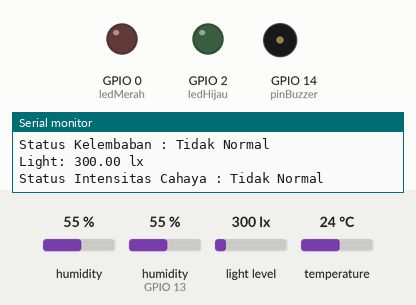
This sketch was run on a simulated ESP8266 (NodeMCU). On the bench: output pins drawn as LEDs (lit = HIGH), buzzer (waves = sounding), the last lines printed to the serial monitor. The test bench sets the inputs (shaded band); at power-on: humidity 55 %, light level 300 lx, temperature 24 °C, humidity (sensor on GPIO 13) 55 %. WiFi joins after 1.5 s; servers stay silent unless stated.

Above: at 3.2 s.
3.3 s: humidity (sensor 0) set to 68 %
8.2 s: light level set to 56 lx
13.1 s: light level set to 48 lx
At 15.2 s:
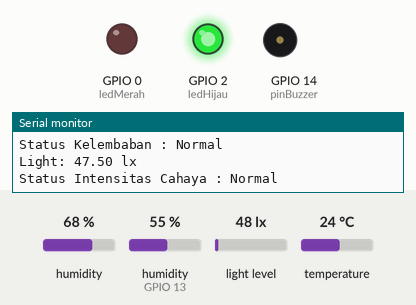
18.0 s: temperature set to 21 °C
22.9 s: temperature set to 18 °C
At 24.7 s:
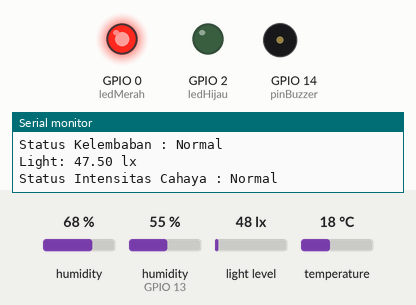
29.7 s: temperature set to 28 °C
At 33.7 s:
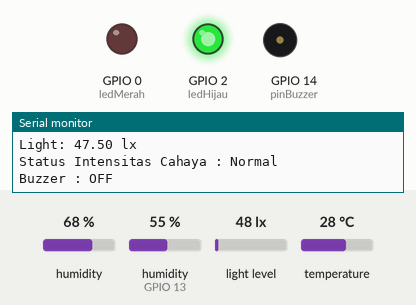
Timing chart, 0 to 35.2 s (numbered marks = the images above; inputs shaded):
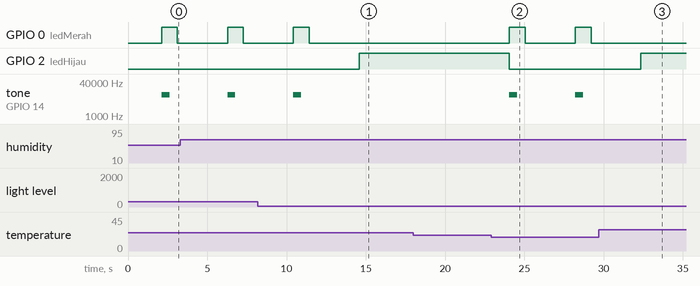

Measured:
- the behaviour switches between 51 and 50 lx on light level (found by bisection; images 0 and 1)
- the behaviour switches between 20 and 19 °C on temperature (found by bisection; images 1 and 2)
- after the input at 13.1 s, GPIO 0 (ledMerah): stays LOW (without the input it goes to HIGH after 1.5 s); GPIO 2 (ledHijau): LOW → HIGH after 1.5 s; tone on GPIO 14 (pinBuzzer): stays silent (without the input it goes to 10000 Hz after 1.5 s)
- after the input at 22.9 s, GPIO 0 (ledMerah): alternates HIGH for 1.0 s and LOW for 3.2 s, starting after 1.2 s; GPIO 2 (ledHijau): HIGH → LOW after 1.2 s; tone on GPIO 14 (pinBuzzer): alternates 10000 Hz for 0.50 s and silent for 3.7 s, starting after 1.2 s
- after the input at 29.7 s, GPIO 0 (ledMerah): stays LOW (without the input it goes to HIGH after 2.7 s); GPIO 2 (ledHijau): LOW → HIGH after 2.7 s; tone on GPIO 14 (pinBuzzer): stays silent (without the input it goes to 10000 Hz after 2.7 s)

The sketch:

Program_Pemantauan_Budidaya_Jangkrik_Fix.ino
```cpp
#include <ESP8266WiFi.h>
#include <Adafruit_Sensor.h>
#include <ArduinoJson.h>
#include <ESP8266HTTPClient.h>
#include <Adafruit_BME280.h>
#include <FirebaseESP8266.h>
#include <Wire.h>
#include <BH1750.h>
#include <DHT.h>
#include <WiFiClient.h>
#include <ThingSpeak.h>

#define DHTPIN 13 // Deklarasi PIN DHT11
#define ledMerah 0
#define ledHijau 2
#define pinBuzzer 14
#define DHTTYPE DHT11
#define FIREBASE_HOST "https://pemantauan-budidaya-jangkrikv3-default-rtdb.asia-southeast1.firebasedatabase.app/"
#define FIREBASE_AUTH "B0Ty5j9tQG7D0AZhLDHAvf1jAcXzZCPuBkyPBM3u"
#define WIFI_SSID "Jarfa_Net"
#define WIFI_PASSWORD "Jarfa1712"
#define SEALEVELPRESSURE_HPA (1013.25) //nilai awal untuk pressure

//data ssid dan password
const char* ssid     = "Jarfa_Net";
const char* password = "Jarfa1712";
float humi, temp, lux; //deklarasi variabel

//String apikey = "LT1F0GYFYOJ5PW7J"; //write api key
//const char *server = "api.thingspeak.com";
//WiFiClient client;
//unsigned long myChannelNumber = 2133065;
//const char * myWriteAPIKey = "LT1F0GYFYOJ5PW7J";

DHT dht(DHTPIN, DHTTYPE);
BH1750 lightMeter;
Adafruit_BME280 bme;
int wifiStatus;  // membuat variable wifiStatus utk menyimpan data status wifi
FirebaseData firebaseData;

void setup() {
  Serial.begin(9600);
  Serial.println(WiFi.localIP());
  //membuat label status terkoneksi dengan wifi
  WiFi.begin(ssid, password);
  Serial.print("connecting");
  while (WiFi.status() != WL_CONNECTED) {
    Serial.print("tidak terhubung");
    delay(1000);
  }

  bool status;
  Wire.begin();
  lightMeter.begin();
  status = bme.begin(0x76);
  pinMode(pinBuzzer, OUTPUT);
  pinMode(ledMerah, OUTPUT);
  pinMode(ledHijau, OUTPUT);
  Firebase.begin(FIREBASE_HOST, FIREBASE_AUTH);
//  ThingSpeak.begin(client);
}

void loop() {
 float  value_lux = lightMeter.readLightLevel(),
        value_humi = bme.readHumidity(),
        value_temp = dht.readTemperature();

  String value_status_temp,
         value_status_humi,
         value_status_lux,
         value_status_buzzer;


  //if (isnan(lux)||isnan(humi)||isnan(temp)) {
 //   Serial.println("Gagal membaca sensor");
  //  delay(1000);
  //  return;
  //  }
  Serial.print("Suhu : ");
  Serial.print(value_temp);
  Serial.println(" C");

  if ((value_temp > 32) || (value_temp < 20)){
    value_status_temp = "Tidak Normal";
    Serial.print("Status Suhu : ");
    Serial.println(value_status_temp);
    }else{
    value_status_temp = "Normal";
    Serial.print("Status Suhu : ");
    Serial.println(value_status_temp);}

  Serial.print("Humidity = ");
  Serial.print(value_humi);
  Serial.println(" %");
   if ((value_humi > 80) || (value_humi < 60)){
    value_status_humi = "Tidak Normal";
    Serial.print("Status Kelembaban : ");
    Serial.println(value_status_humi);
    }else{
    value_status_humi = "Normal";
    Serial.print("Status Kelembaban : ");
    Serial.println(value_status_humi);}

  Serial.print("Light: ");
  Serial.print(value_lux);
  Serial.println(" lx");

   if ((value_lux > 50) || (value_lux < 20)){
    value_status_lux = "Tidak Normal";
    Serial.print("Status Intensitas Cahaya : ");
    Serial.println(value_status_lux);
    }else{
    value_status_lux = "Normal";
    Serial.print("Status Intensitas Cahaya : ");
    Serial.println(value_status_lux);}

if ((value_status_temp == "Tidak Normal")||(value_status_humi == "Tidak Normal")||(value_status_lux == "Tidak Normal")){

    tone(pinBuzzer, 10000, 500);
    value_status_buzzer = "ON";
    digitalWrite(ledMerah, HIGH);
    digitalWrite(ledHijau, LOW);
    delay(1000);
    digitalWrite(ledMerah, LOW);
    delay(1000);
    Serial.println("Buzzer : ");
    Serial.println(value_status_buzzer);
  }else{
    digitalWrite(pinBuzzer,LOW);
    value_status_buzzer = "OFF";
    digitalWrite(ledHijau, HIGH);
    digitalWrite(ledMerah, LOW);
    delay(1000);
    Serial.print("Buzzer : ");
    Serial.println(value_status_buzzer);}


//Pengiriman data ke firebase
(Firebase.setFloat(firebaseData, "/value_temp", value_temp));
(Firebase.setString(firebaseData, "/value_status_temp", value_status_temp));

(Firebase.setFloat(firebaseData, "/value_humi", value_humi));
(Firebase.setString(firebaseData, "/value_status_humi", value_status_humi));

(Firebase.setFloat(firebaseData, "/value_lux", value_lux));
(Firebase.setString(firebaseData, "/value_status_lux", value_status_lux));

(Firebase.setString(firebaseData, "/value_status_buzzer", value_status_buzzer));

  delay(1000);
}
```
